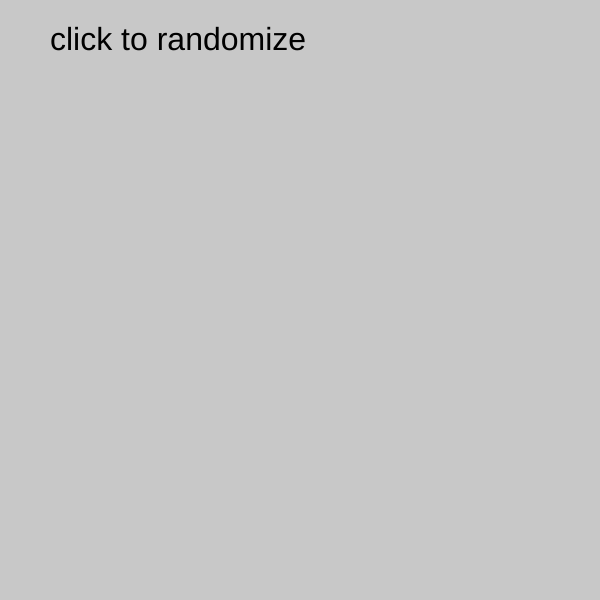
Frame 1 (no input)
Frame 60 (no input): identical to frame 1, image omitted
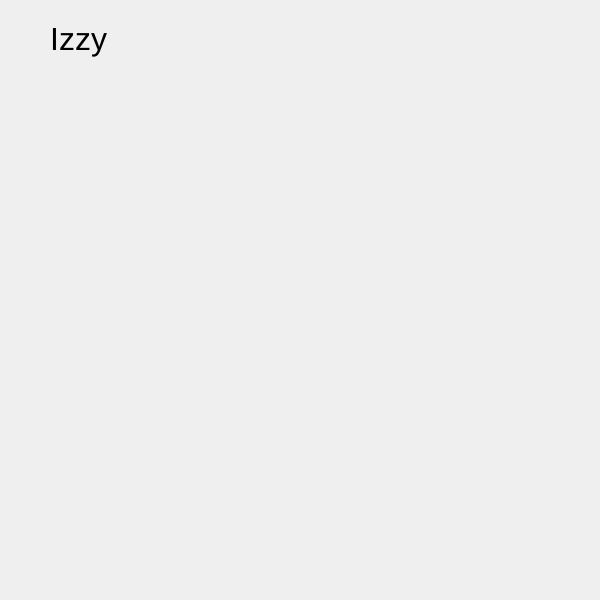
Frame 120 (the mouse pressed at the canvas centre since frame 60)

The p5.js sketch that drew these frames (run headless with seeded random() and noise() and a simulated clock; from frame 60 on, the mouse is pressed at the canvas centre):

// p5.js sketch
// ── sketch.js
let dogs = [{name: "Blaze", color: "black and white"},
 {name: "Izzy", color: "black and brown"}, {name: "Cinderella",
  color: "black and brown"}, {name: "Buttercup", color: "tan"},
   {name: "Grizzly", color: "black"}];

let randomIndex;
let counter = 0;

function setup() {
    createCanvas(600,600);
    background(200);
    textSize(32);

    text("click to randomize", 50, 50);

    setTimeout(changeBackground, 1000);
}

function draw() {

}
    function changeBackground(){
        if (counter <= 5){
            counter++;
            console.log(counter)
        background(random(255), random(255), random (255));
        setTimeout(changeBackground, 1000);
        } else {
            
        }
    }


function mousePressed() {

    if (dogs[0]){
        // this displays random name and splices it out of array
    background(random(200, 255));
    randomIndex = int(random(dogs.length));
text(dogs[randomIndex].name, 50, 50);
dogs.splice(randomIndex, 1);
} else {
    background(random(200, 255));
    text("nothing left!", 50, 50);

}
}
